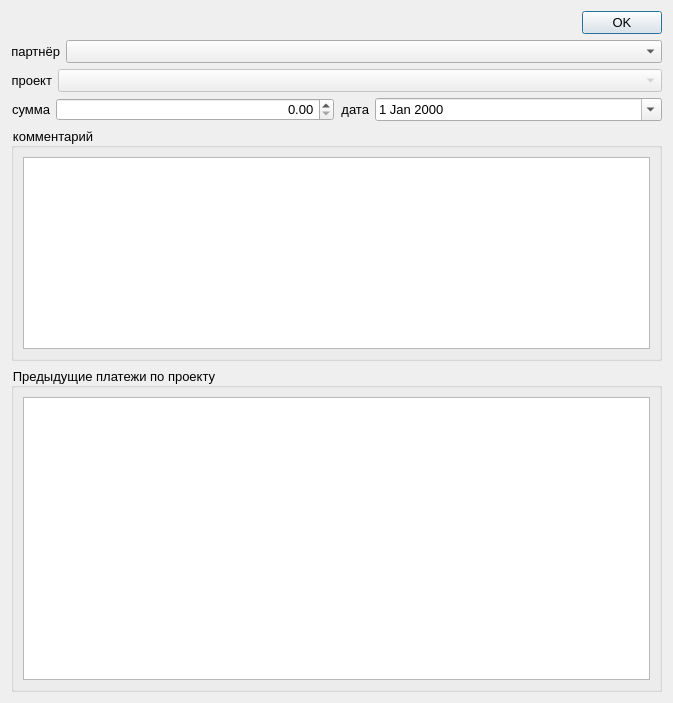
<?xml version="1.0" encoding="UTF-8"?>
<ui version="4.0">
 <class>Dialog</class>
 <widget class="QDialog" name="Dialog">
  <property name="geometry">
   <rect>
    <x>0</x>
    <y>0</y>
    <width>673</width>
    <height>703</height>
   </rect>
  </property>
  <property name="windowTitle">
   <string>Входящий платёж</string>
  </property>
  <property name="styleSheet">
   <string notr="true">font-size: 10pt</string>
  </property>
  <layout class="QVBoxLayout" name="verticalLayout">
   <item>
    <widget class="QDialogButtonBox" name="buttonBox">
     <property name="layoutDirection">
      <enum>Qt::LeftToRight</enum>
     </property>
     <property name="orientation">
      <enum>Qt::Horizontal</enum>
     </property>
     <property name="standardButtons">
      <set>QDialogButtonBox::Ok</set>
     </property>
    </widget>
   </item>
   <item>
    <layout class="QFormLayout" name="formLayout_3">
     <property name="formAlignment">
      <set>Qt::AlignRight|Qt::AlignTop|Qt::AlignTrailing</set>
     </property>
     <item row="0" column="0">
      <widget class="QLabel" name="label">
       <property name="text">
        <string>партнёр</string>
       </property>
       <property name="alignment">
        <set>Qt::AlignRight|Qt::AlignTrailing|Qt::AlignVCenter</set>
       </property>
      </widget>
     </item>
     <item row="0" column="1">
      <widget class="QComboBox" name="partnerComboBox">
       <property name="editable">
        <bool>false</bool>
       </property>
      </widget>
     </item>
    </layout>
   </item>
   <item>
    <layout class="QFormLayout" name="formLayout_4">
     <property name="formAlignment">
      <set>Qt::AlignRight|Qt::AlignTop|Qt::AlignTrailing</set>
     </property>
     <item row="0" column="0">
      <widget class="QLabel" name="label_3">
       <property name="text">
        <string>проект</string>
       </property>
       <property name="alignment">
        <set>Qt::AlignRight|Qt::AlignTrailing|Qt::AlignVCenter</set>
       </property>
      </widget>
     </item>
     <item row="0" column="1">
      <widget class="QComboBox" name="projectComboBox">
       <property name="enabled">
        <bool>false</bool>
       </property>
       <property name="editable">
        <bool>false</bool>
       </property>
       <property name="maxVisibleItems">
        <number>30</number>
       </property>
       <property name="sizeAdjustPolicy">
        <enum>QComboBox::AdjustToMinimumContentsLength</enum>
       </property>
      </widget>
     </item>
    </layout>
   </item>
   <item>
    <layout class="QHBoxLayout" name="horizontalLayout">
     <item>
      <layout class="QFormLayout" name="formLayout_2">
       <property name="formAlignment">
        <set>Qt::AlignRight|Qt::AlignTop|Qt::AlignTrailing</set>
       </property>
       <item row="0" column="0">
        <widget class="QLabel" name="label_4">
         <property name="text">
          <string>сумма</string>
         </property>
         <property name="alignment">
          <set>Qt::AlignRight|Qt::AlignTrailing|Qt::AlignVCenter</set>
         </property>
        </widget>
       </item>
       <item row="0" column="1">
        <widget class="QDoubleSpinBox" name="amountSpinBox">
         <property name="alignment">
          <set>Qt::AlignRight|Qt::AlignTrailing|Qt::AlignVCenter</set>
         </property>
         <property name="keyboardTracking">
          <bool>true</bool>
         </property>
         <property name="maximum">
          <double>100000000000000004764729344.000000000000000</double>
         </property>
        </widget>
       </item>
      </layout>
     </item>
     <item>
      <layout class="QFormLayout" name="formLayout">
       <property name="formAlignment">
        <set>Qt::AlignRight|Qt::AlignTop|Qt::AlignTrailing</set>
       </property>
       <item row="0" column="0">
        <widget class="QLabel" name="label_5">
         <property name="text">
          <string>дата</string>
         </property>
         <property name="alignment">
          <set>Qt::AlignRight|Qt::AlignTrailing|Qt::AlignVCenter</set>
         </property>
        </widget>
       </item>
       <item row="0" column="1">
        <widget class="QDateEdit" name="dateEdit">
         <property name="calendarPopup">
          <bool>true</bool>
         </property>
        </widget>
       </item>
      </layout>
     </item>
    </layout>
   </item>
   <item>
    <widget class="QGroupBox" name="groupBox">
     <property name="title">
      <string>комментарий</string>
     </property>
     <layout class="QVBoxLayout" name="verticalLayout_2">
      <item>
       <widget class="QTextEdit" name="commentEdit">
        <property name="sizePolicy">
         <sizepolicy hsizetype="Expanding" vsizetype="Preferred">
          <horstretch>0</horstretch>
          <verstretch>0</verstretch>
         </sizepolicy>
        </property>
       </widget>
      </item>
     </layout>
    </widget>
   </item>
   <item>
    <widget class="QGroupBox" name="groupBox_2">
     <property name="title">
      <string>Предыдущие платежи по проекту</string>
     </property>
     <layout class="QVBoxLayout" name="verticalLayout_3">
      <item>
       <widget class="QTableWidget" name="oldPaysTable">
        <property name="styleSheet">
         <string notr="true">QHeaderView::section{alternate-background-color: #FAFAFA;}</string>
        </property>
        <property name="editTriggers">
         <set>QAbstractItemView::NoEditTriggers</set>
        </property>
        <property name="alternatingRowColors">
         <bool>true</bool>
        </property>
        <property name="selectionBehavior">
         <enum>QAbstractItemView::SelectRows</enum>
        </property>
        <property name="showGrid">
         <bool>false</bool>
        </property>
        <property name="gridStyle">
         <enum>Qt::DotLine</enum>
        </property>
        <property name="sortingEnabled">
         <bool>true</bool>
        </property>
        <attribute name="horizontalHeaderCascadingSectionResizes">
         <bool>true</bool>
        </attribute>
        <attribute name="horizontalHeaderHighlightSections">
         <bool>false</bool>
        </attribute>
        <attribute name="horizontalHeaderStretchLastSection">
         <bool>true</bool>
        </attribute>
        <attribute name="verticalHeaderVisible">
         <bool>false</bool>
        </attribute>
        <attribute name="verticalHeaderHighlightSections">
         <bool>false</bool>
        </attribute>
       </widget>
      </item>
     </layout>
    </widget>
   </item>
  </layout>
 </widget>
 <tabstops>
  <tabstop>partnerComboBox</tabstop>
  <tabstop>projectComboBox</tabstop>
  <tabstop>amountSpinBox</tabstop>
  <tabstop>dateEdit</tabstop>
  <tabstop>commentEdit</tabstop>
 </tabstops>
 <resources/>
 <connections>
  <connection>
   <sender>buttonBox</sender>
   <signal>rejected()</signal>
   <receiver>Dialog</receiver>
   <slot>reject()</slot>
   <hints>
    <hint type="sourcelabel">
     <x>326</x>
     <y>37</y>
    </hint>
    <hint type="destinationlabel">
     <x>286</x>
     <y>274</y>
    </hint>
   </hints>
  </connection>
 </connections>
</ui>
